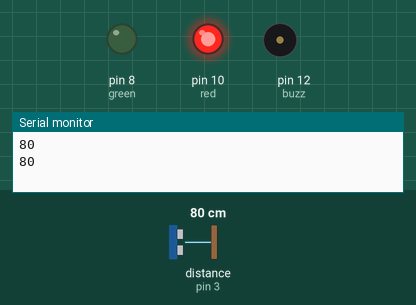
Bench run of a sketch on a simulated Arduino Uno, built with avr-gcc and run on an emulated ATmega328P. Shown: output pins drawn as LEDs (lit = HIGH), buzzer (waves = sounding, pin HIGH), the last lines printed to the serial monitor. The test bench sets the inputs (shaded band); at power-on: distance to the obstacle (sensor on pin 3) 80 cm. The echo pulse lasts 58.3 µs per cm; pins used as bus, display or sensor lines are not drawn.

Above: at 5.8 s.
5.9 s: distance to the obstacle (sensor on pin 3) set to 22 cm
11.9 s: distance to the obstacle (sensor on pin 3) set to 17 cm
At 15.4 s:
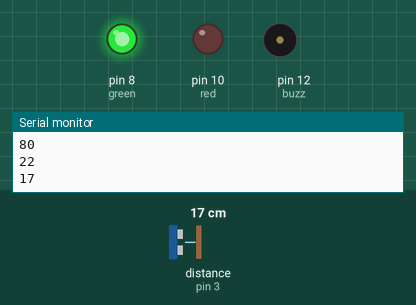
17.9 s: distance to the obstacle (sensor on pin 3) set to 8 cm
23.9 s: distance to the obstacle (sensor on pin 3) set to 5 cm
At 25.5 s:
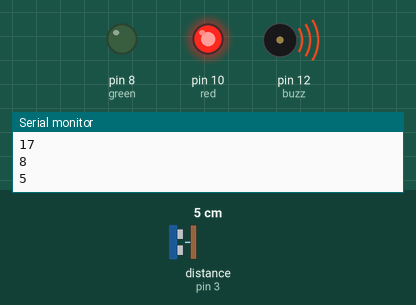
Timing chart, 0 to 35.5 s (numbered marks = the images above; inputs shaded):
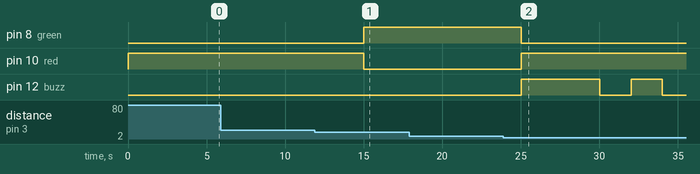

Measured:
- the behaviour switches between 20 and 19 cm on distance to the obstacle (sensor on pin 3) (found by bisection; images 0 and 1)
- the behaviour switches between 7 and 6 cm on distance to the obstacle (sensor on pin 3) (found by bisection; images 1 and 2)
- after the input at 11.9 s, pin 8 (green): LOW → HIGH after 3.1 s; pin 10 (red): HIGH → LOW after 3.1 s
- after the input at 23.9 s, pin 8 (green): HIGH → LOW after 1.1 s; pin 10 (red): LOW → HIGH after 1.1 s; pin 12 (buzz): LOW → HIGH after 1.1 s, → LOW 5.0 s later, → HIGH 2.0 s later, → LOW 2.0 s later

The sketch:

water_level_code.ino
```cpp
const int out=2;
const int in=3;
const int red=10;
const int green=8;
const int buzz=12;

void setup(){
Serial.begin(9600);
pinMode(in, INPUT);
pinMode(out, OUTPUT);
pinMode(red, OUTPUT);
pinMode(green, OUTPUT);
pinMode(buzz, OUTPUT);
digitalWrite(green,LOW);
digitalWrite(red,LOW);
digitalWrite(buzz,LOW);
}

void loop()
{
long dur;
long dis;
long tocm;
digitalWrite(out,LOW);
delayMicroseconds(2);
digitalWrite(out,HIGH);
delayMicroseconds(10);
digitalWrite(out,LOW);
dur=pulseIn(in,HIGH);
tocm=microsecondsToCentimeters(dur);
Serial.println(String(tocm));
if(tocm<=6)
{
  digitalWrite(red,HIGH);
 digitalWrite(green,LOW);
  digitalWrite(buzz,HIGH);
  delay(5000);
  digitalWrite(buzz,LOW);
  delay(2000);
  digitalWrite(buzz,HIGH);
   delay(2000);
  digitalWrite(buzz,LOW);
 delay(2000);
  digitalWrite(buzz,HIGH);
   delay(2000);
  digitalWrite(buzz,LOW);
  delay(2000);
  digitalWrite(buzz,HIGH);
   delay(2000);
  digitalWrite(buzz,LOW);

}
else{
if(tocm>=20)
{
  digitalWrite(red,HIGH);
  digitalWrite(buzz,LOW);
  digitalWrite(green,LOW);
  digitalWrite(buzz,LOW);
}else
{
 digitalWrite(green,HIGH);
 digitalWrite(red,LOW);
 digitalWrite(buzz,LOW);
}
}
delay(5000);
}

long microsecondsToCentimeters(long microseconds)
{
return microseconds / 29 / 2;
}
```
